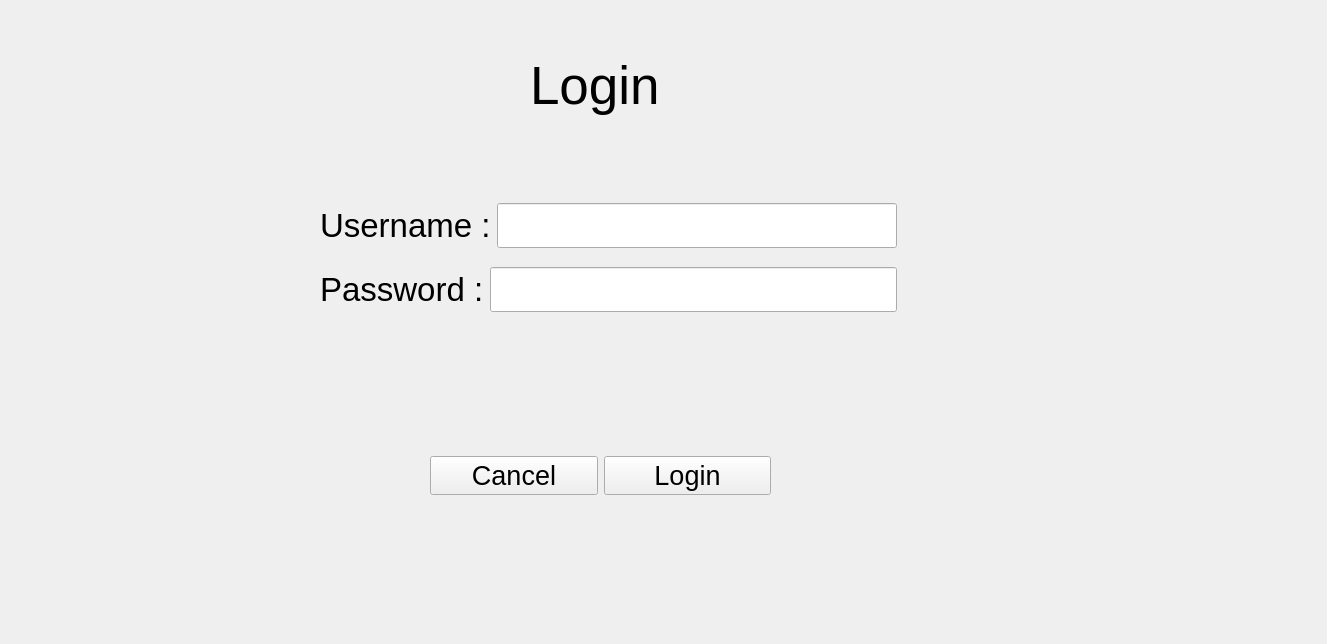
<?xml version="1.0" encoding="UTF-8"?>
<ui version="4.0">
 <class>LoginForm</class>
 <widget class="QWidget" name="LoginForm">
  <property name="geometry">
   <rect>
    <x>0</x>
    <y>0</y>
    <width>1327</width>
    <height>644</height>
   </rect>
  </property>
  <property name="windowTitle">
   <string>Form</string>
  </property>
  <widget class="QLabel" name="label">
   <property name="geometry">
    <rect>
     <x>530</x>
     <y>20</y>
     <width>391</width>
     <height>131</height>
    </rect>
   </property>
   <property name="font">
    <font>
     <pointsize>40</pointsize>
    </font>
   </property>
   <property name="text">
    <string>Login</string>
   </property>
  </widget>
  <widget class="QWidget" name="">
   <property name="geometry">
    <rect>
     <x>320</x>
     <y>190</y>
     <width>577</width>
     <height>137</height>
    </rect>
   </property>
   <layout class="QVBoxLayout" name="verticalLayout_2">
    <item>
     <layout class="QHBoxLayout" name="horizontalLayout">
      <item>
       <widget class="QLabel" name="UsernameLabel">
        <property name="font">
         <font>
          <pointsize>25</pointsize>
         </font>
        </property>
        <property name="text">
         <string>Username :</string>
        </property>
       </widget>
      </item>
      <item>
       <widget class="QLineEdit" name="UsernameLineEdit">
        <property name="font">
         <font>
          <pointsize>25</pointsize>
         </font>
        </property>
       </widget>
      </item>
     </layout>
    </item>
    <item>
     <layout class="QHBoxLayout" name="horizontalLayout_2">
      <item>
       <layout class="QVBoxLayout" name="verticalLayout">
        <item>
         <widget class="QLabel" name="PasswordLabel">
          <property name="font">
           <font>
            <pointsize>25</pointsize>
           </font>
          </property>
          <property name="text">
           <string>Password :</string>
          </property>
         </widget>
        </item>
       </layout>
      </item>
      <item>
       <widget class="QLineEdit" name="PasswordLineEdit">
        <property name="font">
         <font>
          <pointsize>25</pointsize>
         </font>
        </property>
       </widget>
      </item>
     </layout>
    </item>
   </layout>
  </widget>
  <widget class="QWidget" name="">
   <property name="geometry">
    <rect>
     <x>430</x>
     <y>400</y>
     <width>341</width>
     <height>151</height>
    </rect>
   </property>
   <layout class="QHBoxLayout" name="horizontalLayout_3">
    <item>
     <widget class="QPushButton" name="CancelButton">
      <property name="font">
       <font>
        <pointsize>20</pointsize>
       </font>
      </property>
      <property name="text">
       <string>Cancel</string>
      </property>
     </widget>
    </item>
    <item>
     <widget class="QPushButton" name="LoginButton">
      <property name="font">
       <font>
        <pointsize>20</pointsize>
       </font>
      </property>
      <property name="text">
       <string>Login</string>
      </property>
     </widget>
    </item>
   </layout>
  </widget>
 </widget>
 <resources/>
 <connections/>
</ui>
